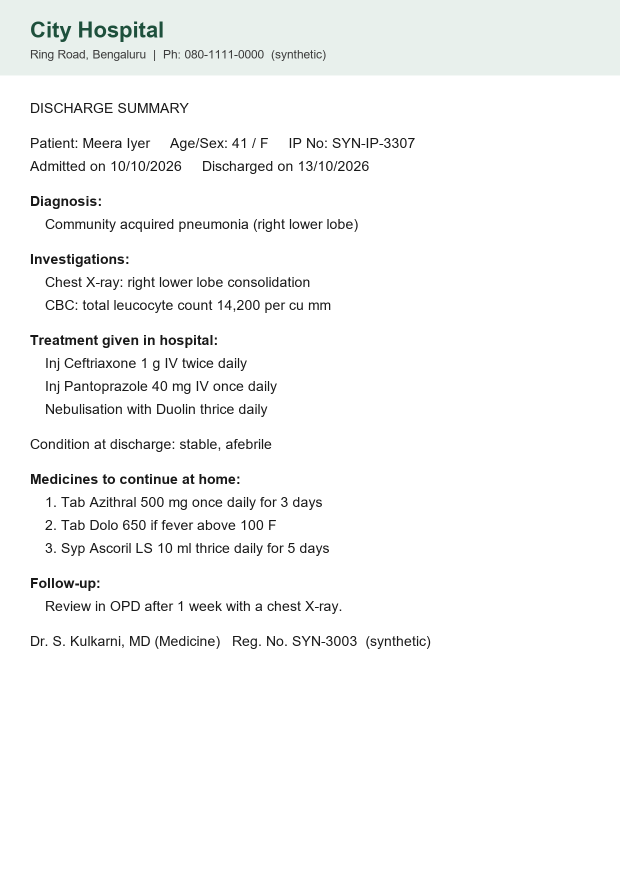
#> input picture samples/test-meera/stay-discharge-summary.png, 1240 x 1754 px (shown at 1/2 size); its folder holds only this picture in this run
$ python -i make_demo_docs.py   (imports and definitions only)
#> lines starting #> are read from the running program, lines starting #| are printed output that depends on the picture
#> further down, picture is the input picture: PIL image 1240x1754 RGB; mean R, G, B 246.6, 247.4, 247
"""Render synthetic documents to test uploads. All people, clinics and numbers are made up.

Run from the repo root:

    backend\\.venv\\Scripts\\python scripts\\make_demo_docs.py

Writes three sets (see docs/testing-guide.md for what each one should show):

samples/demo-asha/ (the demo patient, who has a sulfa allergy in her record):
    prescription.png (a slightly skewed "phone photo"), bill.png, and documents.pdf (both
    pages). Planted: Septran DS is co-trimoxazole, a sulfa drug (allergy clash, red); Pantocid
    40 is billed but not prescribed; syringes are a non-drug bill line.
    lab-report-june.png and lab-report-september.png: two lab reports (HbA1c, lipids, fasting
    sugar, creatinine, with printed ranges) that give My health numbers a trend.

samples/test-meera/ (a patient you register yourself, who first adds a penicillin allergy):
    visit2-prescription.png, visit2-bill.png, visit2.pdf (both pages): Cefixime is a
    cephalosporin, related to penicillins (amber); Montair LC prescribed but plain Montair
    billed (different mix); Ondem 4 billed, never prescribed (a brand the table doesn't know, so
    the AI names it); Thyronorm is a refill of a medicine already in her record (no flag);
    cotton is a non-drug line.
    visit3-bill-only.png: a bill on its own. Its medicines become suggestions; Amoxicillin on
    it clashes with her penicillin allergy (red) until she says it was not hers.
    stay-discharge-summary.png, stay-hospital-bill.png: documents for a hospital stay she logs
    (10 to 13 Oct 2026). Home medicines become suggestions, those given in hospital notes; the
    discharge date is suggested; ceftriaxone on the bill is related to penicillin (amber).

samples/test-scans/ (synthetic scan reports for Kabir Iyer, to test that scan findings are
    not read as diagnoses): ct-chest-page1.png, ct-chest-page2.png and ct-chest.pdf (a CT
    thorax with an impression and a recommendation), and mri-brain.png (an MRI brain). The
    findings become results in words under one test, and the recommendation a follow-up.
"""

from __future__ import annotations

import random
from pathlib import Path

from PIL import Image, ImageDraw, ImageFilter, ImageFont

SAMPLES = Path(__file__).resolve().parents[1] / "samples"
W, H = 1240, 1754  # A4 at 150 dpi


# [7 lines left out: function font, not called in this run]


def write(d: ImageDraw.ImageDraw, xy, text: str, font, fill=(25, 25, 25)) -> None:
    """Pillow draws text white on RGB images unless told otherwise, so always pass ink."""
    d.text(xy, text, font=font, fill=fill)


def page() -> tuple[Image.Image, ImageDraw.ImageDraw]:
    img = Image.new("RGB", (W, H), "white")
    return img, ImageDraw.Draw(img)


# [60 lines left out: functions prescription, bill, not called in this run]


def as_phone_photo(img: Image.Image) -> Image.Image:
    """A little skew, warm paper tone and blur, like a phone photo of a printout."""
    rng = random.Random(7)
    tinted = Image.blend(img, Image.new("RGB", img.size, (245, 238, 220)), 0.25)
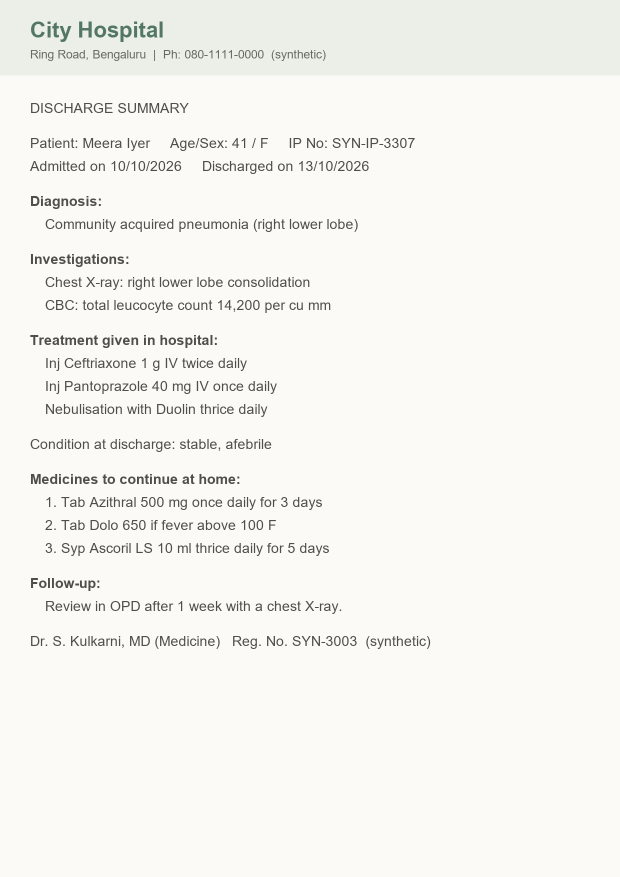
#> tinted: PIL image 1240x1754 RGB (shown at 1/2 size); mean R, G, B 245.7, 244.3, 240
    rotated = tinted.rotate(rng.uniform(-2.5, 2.5), expand=True, fillcolor=(90, 90, 95))
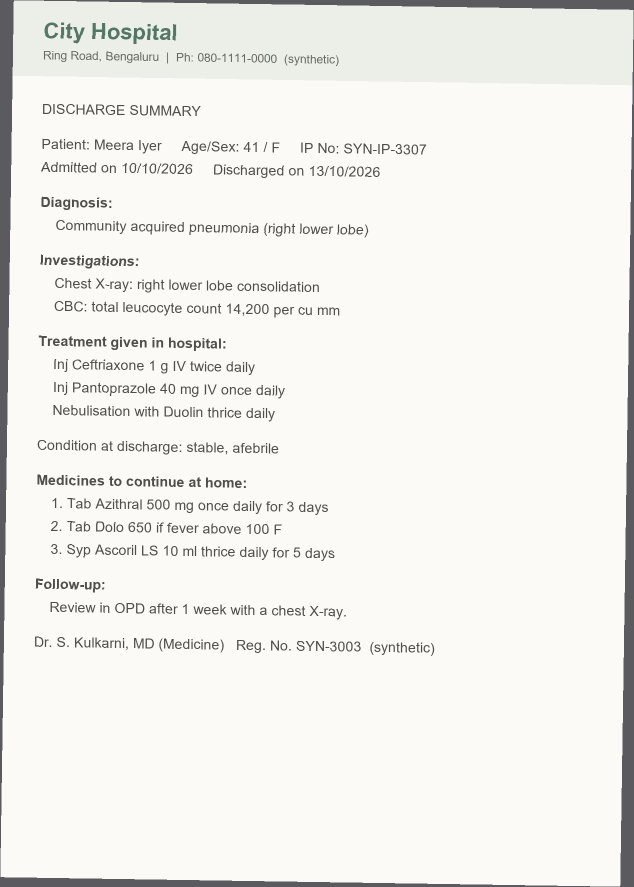
#> rotated: PIL image 1268x1774 RGB (shown at 1/2 size); mean R, G, B 240.6, 239.2, 235.2
    return rotated.filter(ImageFilter.GaussianBlur(0.8))


# ---- Asha (demo patient) -----------------------------------------------------------------------
# [242 lines left out: functions asha, meera, text_page, meera_stay, asha_labs, meera_tests and 3 more, not called in this run]


# [2 lines not run here, left out]

>>> from PIL import Image
>>> picture = Image.open('../samples/test-meera/stay-discharge-summary.png')
>>> result = as_phone_photo(picture)

$ run again, on samples/test-meera/stay-hospital-bill.png
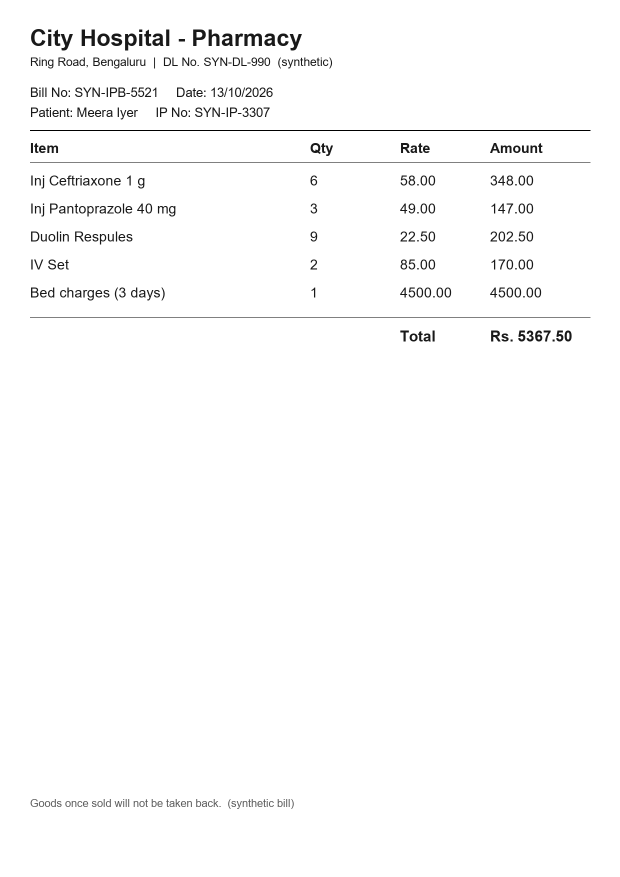
#> input picture samples/test-meera/stay-hospital-bill.png, 1240 x 1754 px (shown at 1/2 size)
#> picture is the input picture: PIL image 1240x1754 RGB; min 0, max 255, mean 251
#> in as_phone_photo, `rotated = tinted.rotate(rng.uniform(-2.5, 2.5), expand=True, fillcolor..`:
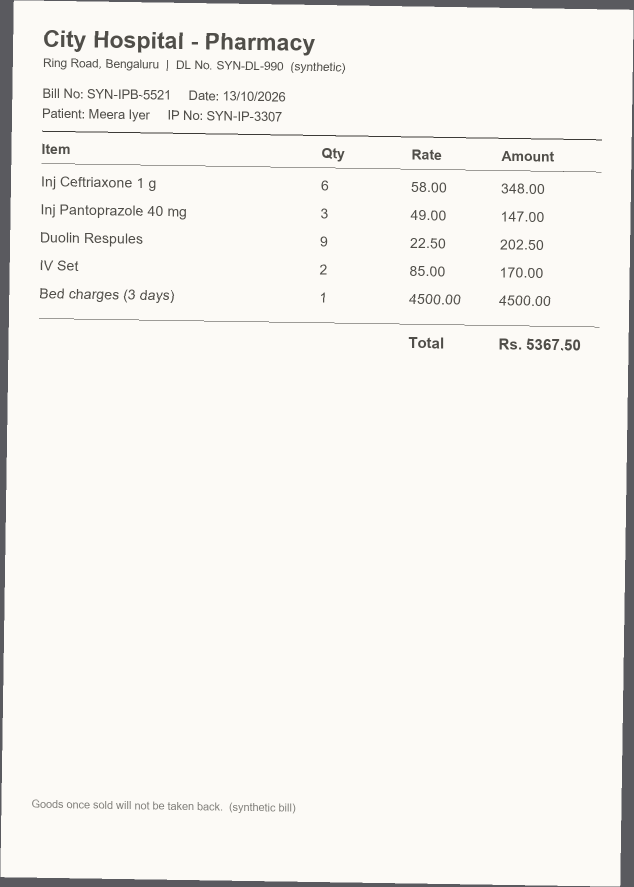
#> rotated: PIL image 1268x1774 RGB (shown at 1/2 size); mean R, G, B 243.7, 241.8, 238.1

$ run again, on samples/test-meera/visit2-prescription.png
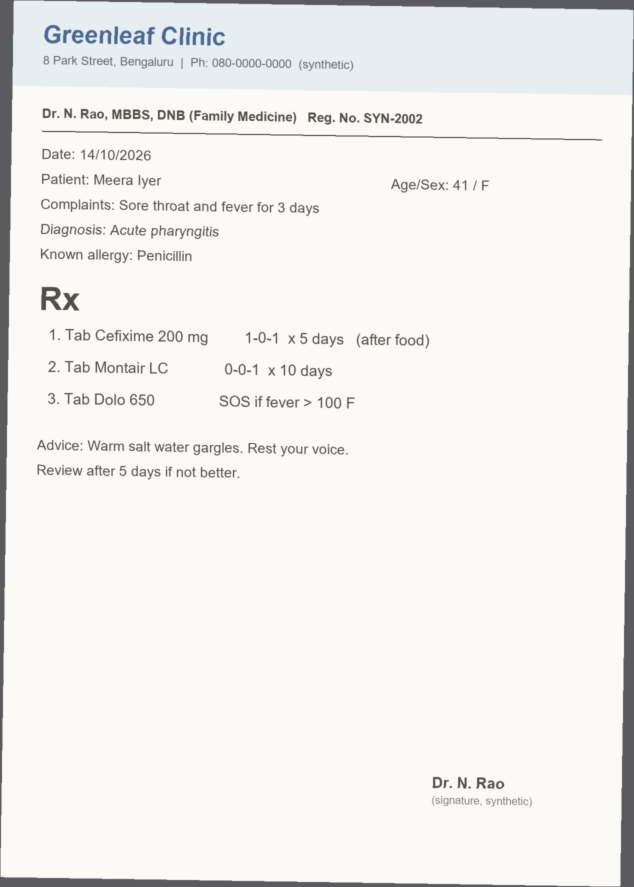
#> input picture samples/test-meera/visit2-prescription.png, 1268 x 1774 px (shown at 1/2 size)
#> picture is the input picture: PIL image 1268x1774 RGB; mean R, G, B 241.2, 240.2, 237.3
#> in as_phone_photo, `tinted = Image.blend(img, Image.new("RGB", img.size, (245, 238, 220)),..`:
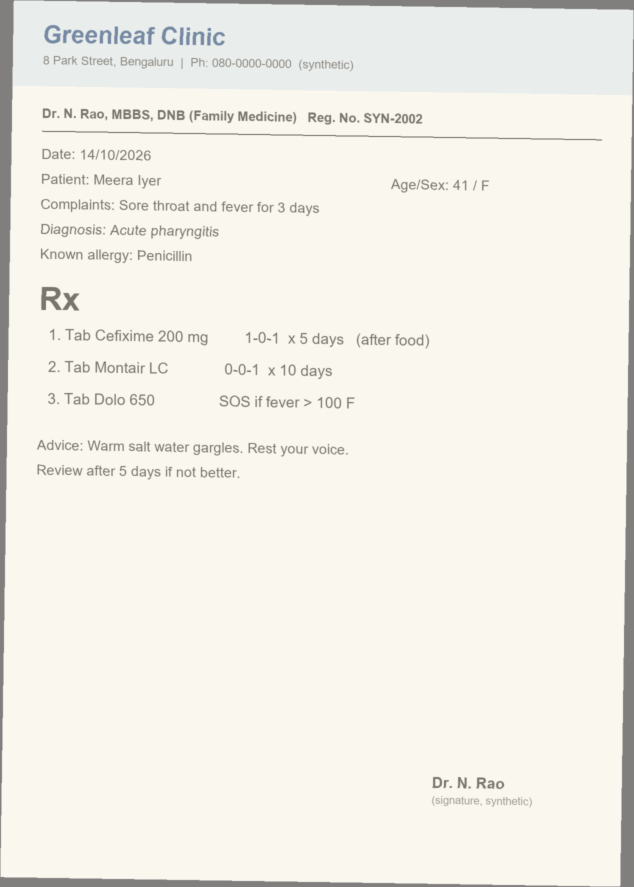
#> tinted: PIL image 1268x1774 RGB (shown at 1/2 size); mean R, G, B 241.8, 239.6, 232.5
#> in as_phone_photo, `rotated = tinted.rotate(rng.uniform(-2.5, 2.5), expand=True, fillcolor..`:
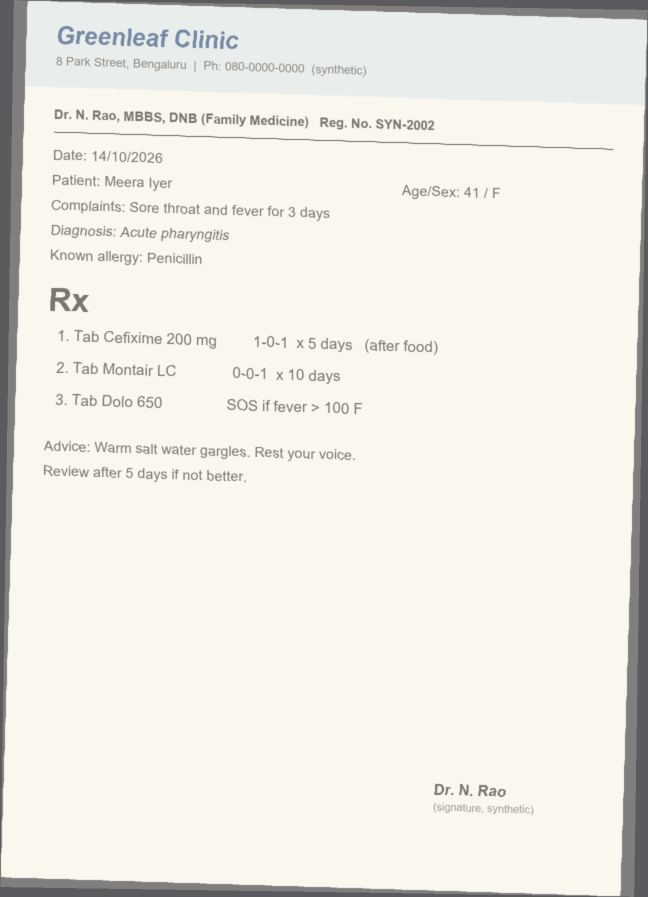
#> rotated: PIL image 1296x1794 RGB (shown at 1/2 size); mean R, G, B 236.9, 234.8, 228
